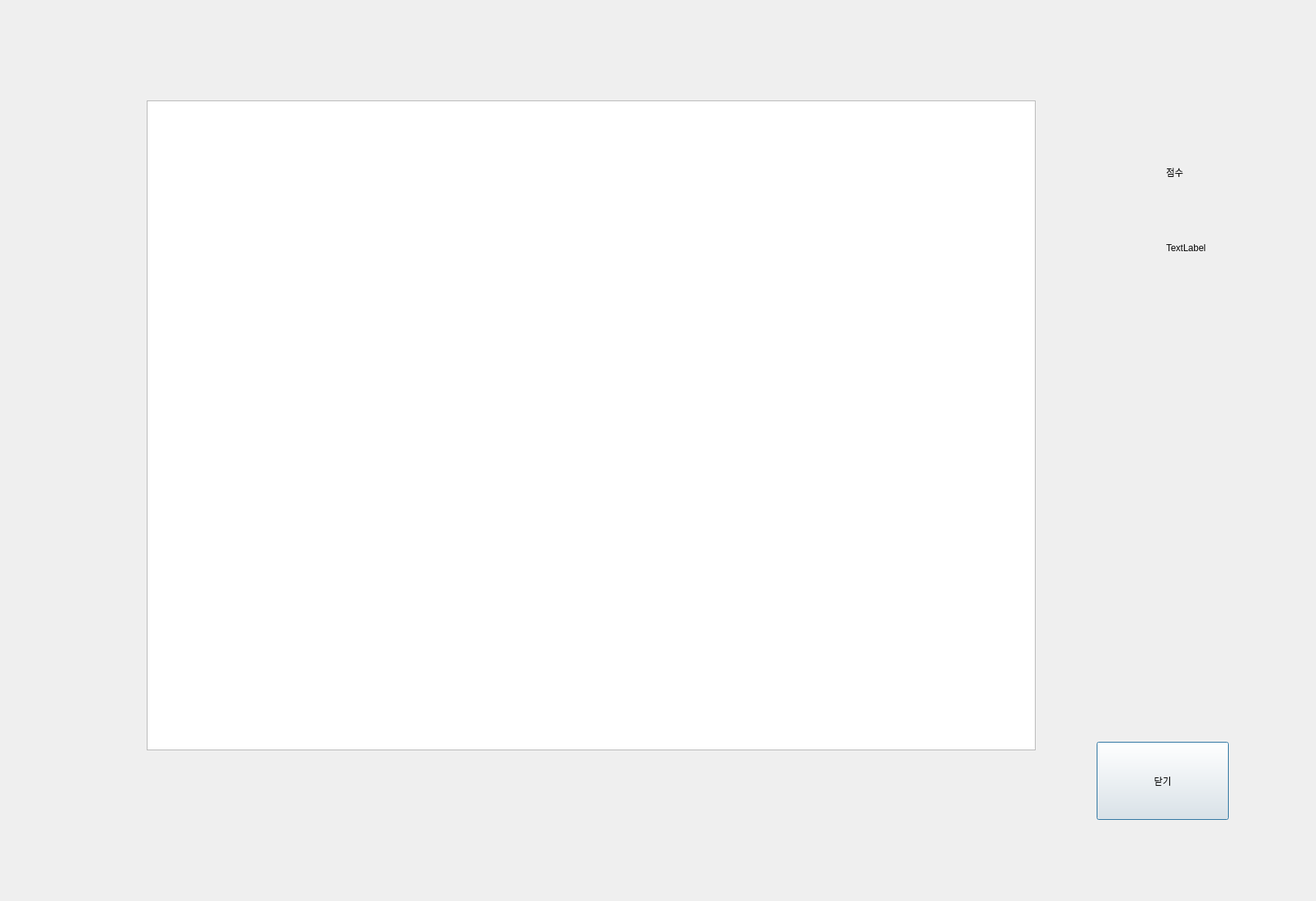
<?xml version="1.0" encoding="UTF-8"?>
<ui version="4.0">
 <class>showmeanresult</class>
 <widget class="QDialog" name="showmeanresult">
  <property name="geometry">
   <rect>
    <x>0</x>
    <y>0</y>
    <width>1704</width>
    <height>1166</height>
   </rect>
  </property>
  <property name="windowTitle">
   <string>Dialog</string>
  </property>
  <widget class="QLabel" name="label">
   <property name="geometry">
    <rect>
     <x>1510</x>
     <y>207</y>
     <width>111</width>
     <height>31</height>
    </rect>
   </property>
   <property name="text">
    <string>점수</string>
   </property>
  </widget>
  <widget class="QLabel" name="label_2">
   <property name="geometry">
    <rect>
     <x>1510</x>
     <y>260</y>
     <width>161</width>
     <height>121</height>
    </rect>
   </property>
   <property name="text">
    <string>TextLabel</string>
   </property>
  </widget>
  <widget class="QPushButton" name="pushButton">
   <property name="geometry">
    <rect>
     <x>1420</x>
     <y>960</y>
     <width>171</width>
     <height>101</height>
    </rect>
   </property>
   <property name="text">
    <string>닫기</string>
   </property>
  </widget>
  <widget class="QTableWidget" name="tableWidget">
   <property name="geometry">
    <rect>
     <x>190</x>
     <y>130</y>
     <width>1151</width>
     <height>841</height>
    </rect>
   </property>
  </widget>
 </widget>
 <resources/>
 <connections/>
</ui>
